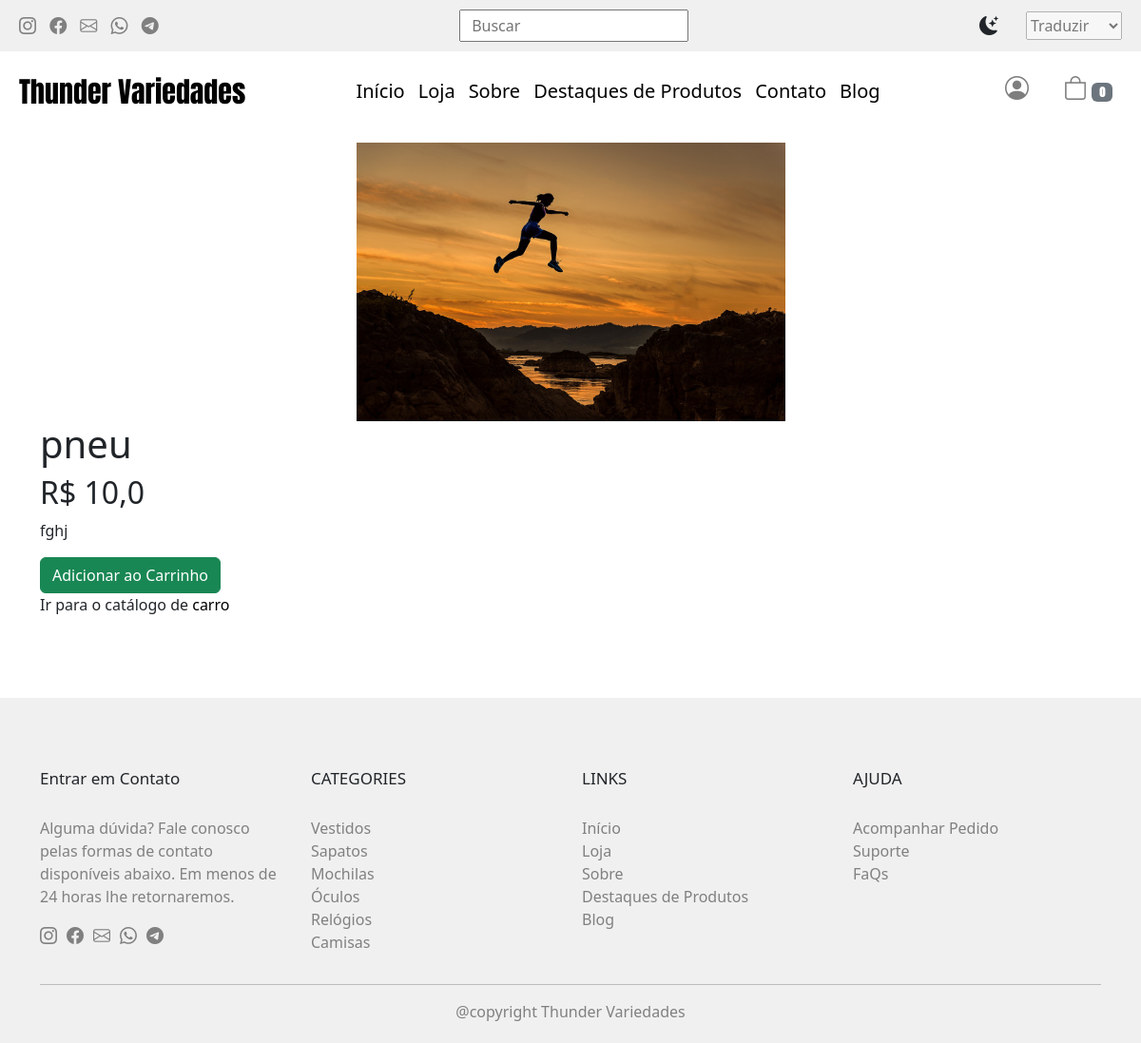
Before: /produtos/pneu/ with the older database file.
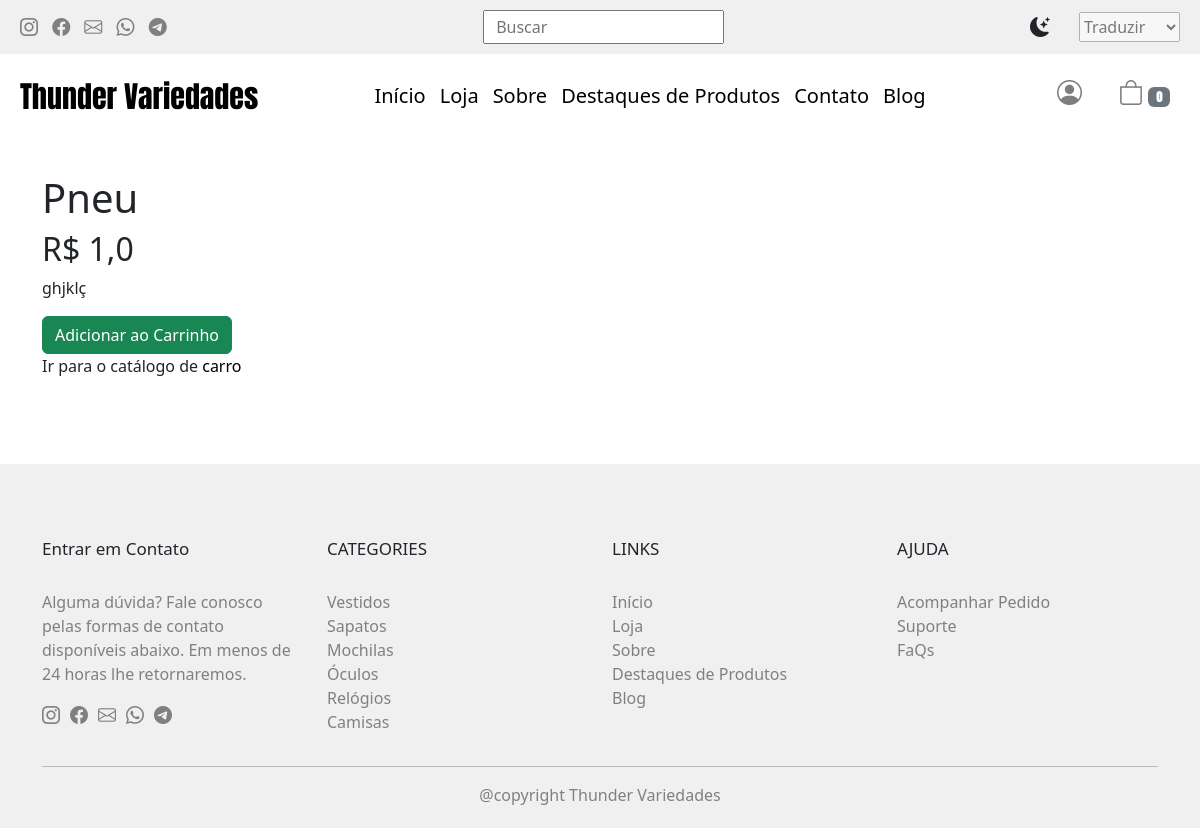
After: the same page with the newer database file.
### products/models.py (models this page shows, shortened)
class Product(TimeStampedModel):
    category = models.ForeignKey(
        Category, related_name='products', on_delete=models.CASCADE
    )
    name = models.CharField(max_length=250, blank=False)
    slug = AutoSlugField(unique=True, populate_from='name', always_update=False)
    image = models.ImageField(upload_to='products/%Y/%m/%d', blank=True, default='no_image')
    price = models.FloatField(max_length=10, blank=False)
    description = models.TextField()
    featured = models.BooleanField(default=False)
    is_available = models.BooleanField(default=True)

class Category(TimeStampedModel):
    name = models.CharField(max_length=250, unique=True)
    slug = AutoSlugField(unique=True, populate_from='name', always_update=False)
    def __str__(self):
        return self.name

### products/views.py (the view)
# urls.py: path('produtos/<slug:slug>/', ProductDetailPageView.as_view(), name='product_detail'),
class ProductDetailPageView(DetailView):
    model = Product
    context_object_name = 'product'
    template_name = 'detail.html'

### templates/detail.html (shortened to what this page needs)
{% extends 'base.html' %}
{% load static %}
{% block content %}
<div class="container my-3">
  <div class="row d-flex justify-content-center">
    <div class="col-9 col-md-5 mb-3 mb-lg-0">
      <img class="container-fluid" src="{{ product.image.url }}" alt="">
    </div>
  </div>
  <div class="row">
    <div class="col-lg-9">
      <h1 class="font-weight-bold">{{ product.name }}</h1>
      <h2>R$ {{ product.price }}</h2>
      <p>{{ product.description }}</p>
      <form class="form-group" action="{% url 'cart:cart_add' product.id %}" method="POST">
        <input class="btn btn-success" type="submit" value="Adicionar ao Carrinho">
      </form>
      <p>
        Ir para o catálogo de
        <a class="text-decoration-none" href="">
          {{ product.category }}
        </a>
      </p>
    </div>
  </div>
</div>
{% include 'footer.html' %}
{% endblock content %}

Changed rows visible on the page:
changed Product "carro": name "pneu" → "Pneu"; price "10,0" → "1,0"; description "fghj" → "ghjklç"; image: picture removed
